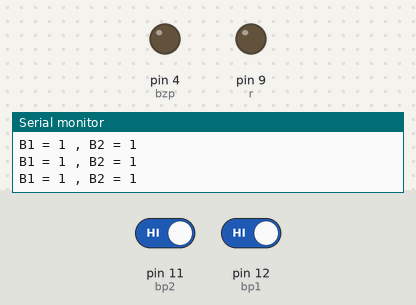
This sketch was run on a simulated Arduino Uno, built with avr-gcc and run on an emulated ATmega328P. Parts: output pins drawn as LEDs (lit = HIGH), the last lines printed to the serial monitor. The inputs (shaded band) are chosen by the test bench; at power-on: pin 12 (bp1) HIGH, pin 11 (bp2) HIGH.

Above: at 1.2 s.
1.3 s: pin 12 (bp1) driven LOW
At 2.38 s:
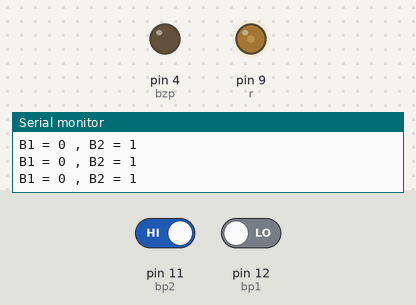
4.3 s: pin 11 (bp2) driven LOW
At 4.7 s:
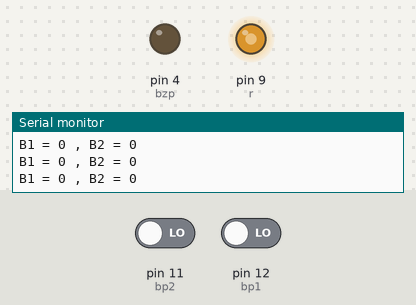
5.8 s: pin 11 (bp2) driven HIGH
At 7.7 s:
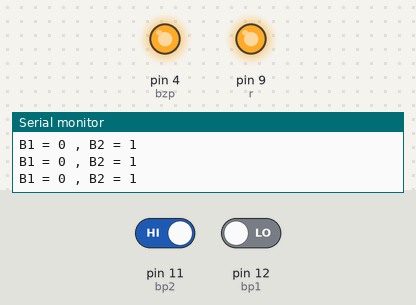
Timing chart, 0 to 9.2 s (numbered marks = the images above; inputs shaded):
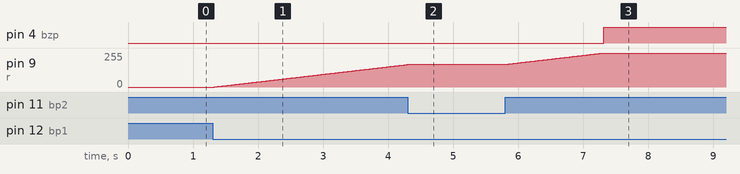

The sketch:

currentlimtogswitch.ino
```cpp
int r=9;
int bzp=4;
int bp1=12;
int bp2=11;
int bn1;
int bn2;
int bo1=1;
int bo2=1;
int lb=0;
void setup() {
Serial.begin(9600);
pinMode(r,OUTPUT);
pinMode(bzp,OUTPUT);
pinMode(bp1,INPUT);
pinMode(bp2,INPUT);
Serial.begin(9600);
}

void loop() {
bn1=digitalRead(bp1);
bn2=digitalRead(bp2);
Serial.print("B1 = ");
Serial.print(bn1);
Serial.print(" , ");
Serial.print("B2 = ");
Serial.println(bn2);
if (bn1==0){
  lb=lb+1;
}
if (bn2==0){
  lb=lb-1;
}
if (lb>255){
  lb=255;
  digitalWrite(bzp,HIGH);
}
if (lb<0){
  lb=0;
}
if (lb!=255){
  digitalWrite(bzp,LOW);
}
analogWrite(r,lb);
}
```

Measured:
- after the input at 1.3 s, pin 9 (r): moves from 0/255 to 169/255 over 3.0 s, starting at once
- after the input at 4.3 s, pin 9 (r): goes on until 4.3 s, then stays 170/255
- after the input at 5.8 s, pin 4 (bzp): LOW → HIGH after 1.5 s; pin 9 (r): moves from 170/255 to 255/255 over 1.5 s, starting at once
